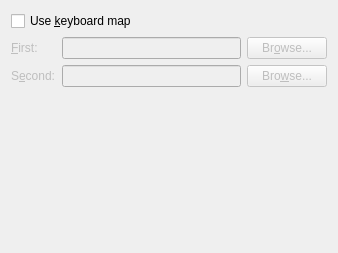
<ui version="4.0" >
 <class>QPrefKeyboardUi</class>
 <widget class="QWidget" name="QPrefKeyboardUi" >
  <property name="geometry" >
   <rect>
    <x>0</x>
    <y>0</y>
    <width>338</width>
    <height>253</height>
   </rect>
  </property>
  <property name="windowTitle" >
   <string/>
  </property>
  <layout class="QGridLayout" >
   <property name="margin" >
    <number>11</number>
   </property>
   <property name="spacing" >
    <number>6</number>
   </property>
   <item row="3" column="1" >
    <spacer>
     <property name="orientation" >
      <enum>Qt::Vertical</enum>
     </property>
     <property name="sizeType" >
      <enum>QSizePolicy::Expanding</enum>
     </property>
     <property name="sizeHint" >
      <size>
       <width>20</width>
       <height>20</height>
      </size>
     </property>
    </spacer>
   </item>
   <item row="1" column="1" >
    <widget class="QLineEdit" name="firstKeymapED" >
     <property name="enabled" >
      <bool>false</bool>
     </property>
    </widget>
   </item>
   <item row="2" column="1" >
    <widget class="QLineEdit" name="secondKeymapED" >
     <property name="enabled" >
      <bool>false</bool>
     </property>
    </widget>
   </item>
   <item row="2" column="2" >
    <widget class="QPushButton" name="secondKeymapPB" >
     <property name="enabled" >
      <bool>false</bool>
     </property>
     <property name="text" >
      <string>Bro&amp;wse...</string>
     </property>
     <property name="autoDefault" >
      <bool>false</bool>
     </property>
    </widget>
   </item>
   <item row="2" column="0" >
    <widget class="QLabel" name="secondKeymapLA" >
     <property name="enabled" >
      <bool>false</bool>
     </property>
     <property name="text" >
      <string>S&amp;econd:</string>
     </property>
     <property name="buddy" >
      <cstring>secondKeymapED</cstring>
     </property>
    </widget>
   </item>
   <item row="1" column="0" >
    <widget class="QLabel" name="firstKeymapLA" >
     <property name="enabled" >
      <bool>false</bool>
     </property>
     <property name="text" >
      <string>&amp;First:</string>
     </property>
     <property name="buddy" >
      <cstring>firstKeymapED</cstring>
     </property>
    </widget>
   </item>
   <item row="1" column="2" >
    <widget class="QPushButton" name="firstKeymapPB" >
     <property name="enabled" >
      <bool>false</bool>
     </property>
     <property name="text" >
      <string>Br&amp;owse...</string>
     </property>
     <property name="autoDefault" >
      <bool>false</bool>
     </property>
    </widget>
   </item>
   <item row="0" column="0" colspan="3" >
    <widget class="QCheckBox" name="keymapCB" >
     <property name="text" >
      <string>Use &amp;keyboard map</string>
     </property>
     <property name="checked" >
      <bool>false</bool>
     </property>
    </widget>
   </item>
  </layout>
 </widget>
 <tabstops>
  <tabstop>keymapCB</tabstop>
  <tabstop>firstKeymapED</tabstop>
  <tabstop>firstKeymapPB</tabstop>
  <tabstop>secondKeymapED</tabstop>
  <tabstop>secondKeymapPB</tabstop>
 </tabstops>
 <includes>
  <include location="local" >qt_helpers.h</include>
 </includes>
 <resources/>
 <connections/>
</ui>
